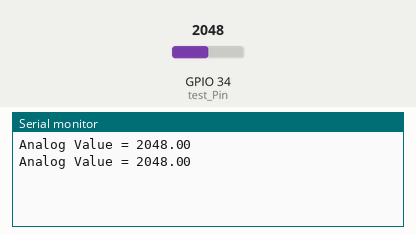
Simulated run of this sketch. Board: ESP32. On the bench: the last lines printed to the serial monitor. The inputs (shaded band) are chosen by the test bench; at power-on: GPIO 34 (test_Pin) = 2048.

Above: at 1.8 s.
1.9 s: GPIO 34 (test_Pin) set to 2866
At 2.6 s:
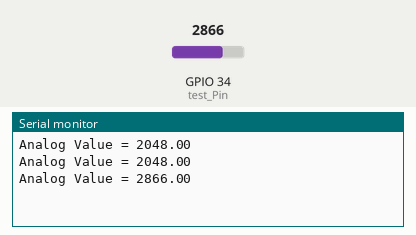
3.4 s: GPIO 34 (test_Pin) set to 3603
At 4.8 s:
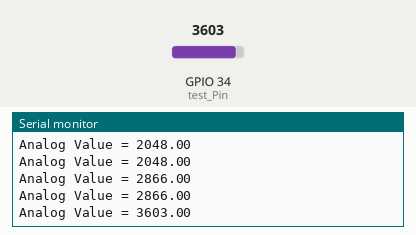
Timing chart, 0 to 6.4 s (numbered marks = the images above; inputs shaded):
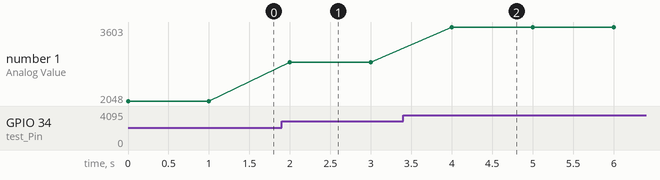

The sketch:

test_analog_pin.ino
```cpp
#define test_Pin 34

float pin_Value;

void setup() {
 Serial.begin(115200);
}

void loop() {
 pin_Value = analogRead(test_Pin);

 Serial.print("Analog Value = ");
 Serial.println(pin_Value);

 delay(1000);
}
```

Measured:
- after the input at 1.9 s, the serial monitor: prints a new line after 0.10 s (image 1)
- after the input at 3.4 s, the serial monitor: prints a new line after 0.60 s (image 2)
- plotted number 1: 2048 → 2866 after the input at 1.9 s, 2866 → 3603 after the input at 3.4 s
